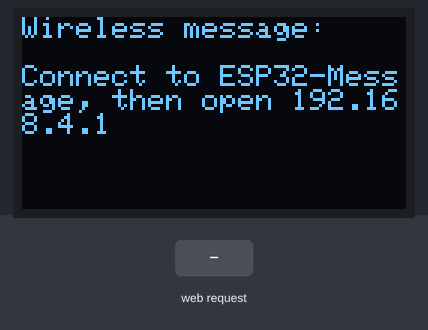
Recording of a sketch running on a simulated ESP32. Shown: 128×64 one-colour display. The test bench sets the inputs (shaded band).

Above: at 1.2 s.
1.3 s: HTTP request GET /send?message=1 received
At 2.0 s:
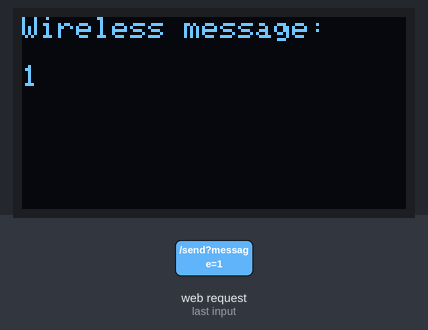
2.8 s: HTTP request GET /send?message=0 received
At 3.1 s:
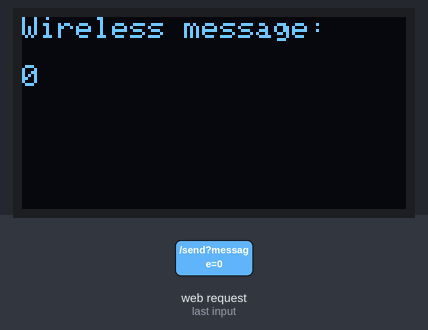
Timing chart, 0 to 5.8 s (numbered marks = the images above; inputs shaded):
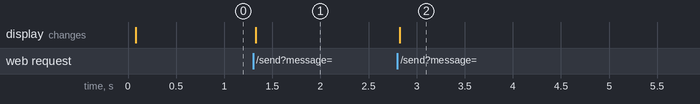

Measured:
- after the input at 1.3 s, the display: changes at once (image 1)
- after the input at 2.8 s, the display: changes at once (image 2)

The sketch:

skech.ino
```cpp
#include <Wire.h>
#include <WiFi.h>
#include <WebServer.h>
#include <Adafruit_GFX.h>
#include <Adafruit_SSD1306.h>

#define SCREEN_WIDTH 128
#define SCREEN_HEIGHT 64
#define OLED_RESET -1
#define OLED_ADDR 0x3C

const char* AP_SSID = "ESP32-Message";
const char* AP_PASSWORD = "hello123";  // At least 8 characters for WPA2.

Adafruit_SSD1306 display(SCREEN_WIDTH, SCREEN_HEIGHT, &Wire, OLED_RESET);
WebServer server(80);
String lastMessage = "Waiting for a message...";

void showMessage(const String& message) {
  display.clearDisplay();
  display.setTextSize(1);
  display.setTextColor(SSD1306_WHITE);
  display.setCursor(0, 0);
  display.println("Wireless message:");
  display.println();
  display.println(message);
  display.display();
}

void handleHome() {
  server.send(200, "text/html",
    "<!doctype html><html><head><meta name='viewport' content='width=device-width,initial-scale=1'>"
    "<title>Send a message</title></head><body><h2>Send to ESP32 display</h2>"
    "<form action='/send' method='get'><input name='message' maxlength='120' required>"
    "<button type='submit'>Send</button></form></body></html>");
}

void handleSend() {
  if (!server.hasArg("message")) {
    server.send(400, "text/plain", "Missing message");
    return;
  }
  lastMessage = server.arg("message");
  if (lastMessage.length() > 120) lastMessage.remove(120);
  showMessage(lastMessage);
  server.send(200, "text/html",
    "<!doctype html><html><body><p>Message sent to the display.</p>"
    "<a href='/'>Send another</a></body></html>");
}

void setup() {
  Wire.begin(21, 22);  // OLED SDA, SCL
  if (!display.begin(SSD1306_SWITCHCAPVCC, OLED_ADDR)) {
    while (true) delay(1000);
  }

  showMessage("Starting Wi-Fi...");
  WiFi.mode(WIFI_AP);
  if (!WiFi.softAP(AP_SSID, AP_PASSWORD)) {
    showMessage("Wi-Fi startup failed");
    while (true) delay(1000);
  }

  server.on("/", HTTP_GET, handleHome);
  server.on("/send", HTTP_GET, handleSend);
  server.begin();
  showMessage("Connect to ESP32-Message, then open 192.168.4.1");
}

void loop() {
  server.handleClient();
}
```
